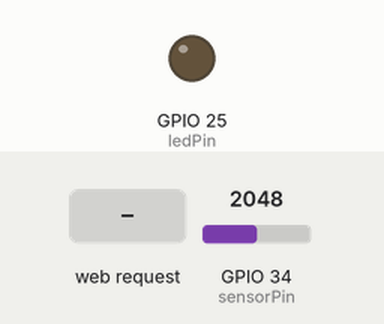
Simulated run of this sketch. Board: ESP32. Parts: output pins drawn as LEDs (lit = HIGH). The inputs (shaded band) are chosen by the test bench; at power-on: GPIO 34 (sensorPin) = 2048. WiFi joins after 1.5 s; servers stay silent unless stated; what the sketch prints to the serial monitor is not drawn.

Above: at 2.7 s.
2.8 s: HTTP request GET /turnOn received
4.3 s: GPIO 34 (sensorPin) set to 106
5.8 s: GPIO 34 (sensorPin) set to 95
At 6.5 s:
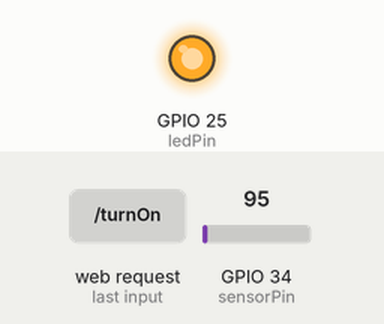
7.3 s: GPIO 34 (sensorPin) set to 491
At 7.7 s:
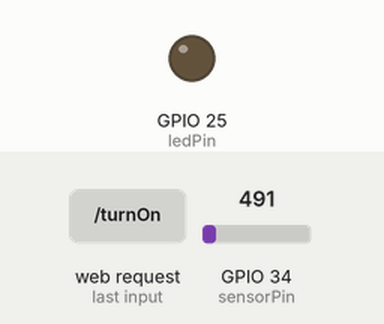
8.8 s: GPIO 34 (sensorPin) set to 60
At 10.0 s:
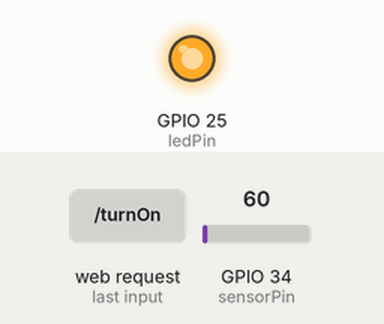
10.3 s: HTTP request GET /turnOff received
Timing chart, 0 to 12.8 s (numbered marks = the images above; inputs shaded):
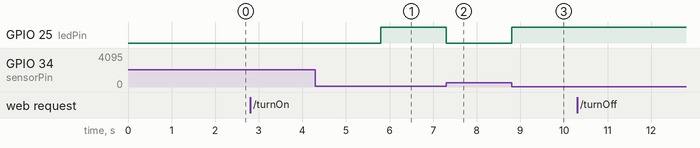

Measured:
- the behaviour switches between 101 and 100 on GPIO 34 (sensorPin) (found by bisection; images 0 and 1)
- after the input at 2.8 s, every drawn part: stays the same
- after the input at 4.3 s, every drawn part: stays the same
- after the input at 5.8 s, GPIO 25 (ledPin): LOW → HIGH at once
- after the input at 7.3 s, GPIO 25 (ledPin): HIGH → LOW at once
- after the input at 8.8 s, GPIO 25 (ledPin): LOW → HIGH at once
- after the input at 10.3 s, every drawn part: stays the same

The sketch:

ESP32.ino
```cpp
#include <WiFi.h>
#include <HTTPClient.h>

const char* ssid = "Airtel_Uname";
const char* password = "Virgin@123";
int ledPin = 25;
int sensorPin = 34;
int ldrValue = 0;
WiFiServer server(80);

String header;

int ledStatus = 0;


unsigned long currentTime = millis();
// Previous time
unsigned long previousTime = 0;
// Define timeout time in milliseconds (example: 2000ms = 2s)
const long timeoutTime = 2000;
void setup() {
  Serial.begin(9600);
  pinMode(ledPin, OUTPUT);

  Serial.print("Connecting to ");
  Serial.println(ssid);
  WiFi.begin(ssid, password);
  while (WiFi.status() != WL_CONNECTED) {
    delay(500);
    Serial.print(".");
  }
  // Print local IP address and start web server
  Serial.println("");
  Serial.println("WiFi connected.");
  Serial.println("IP address: ");
  Serial.println(WiFi.localIP());
  server.begin();
}


void loop(){

  WiFiClient client = server.available();   // Listen for incoming clients
  if (client) {                             // If a new client connects,
    currentTime = millis();
    previousTime = currentTime;
    Serial.println("New Client.");          // print a message out in the serial port
    String currentLine = "";                // make a String to hold incoming data from the client
    while (client.connected() && currentTime - previousTime <= timeoutTime) {  // loop while the client's connected
      currentTime = millis();
      if (client.available()) {             // if there's bytes to read from the client,
        char c = client.read();             // read a byte, then
        Serial.write(c);                    // print it out the serial monitor
        header += c;
        if (c == '\n') {                    // if the byte is a newline character
          // if the current line is blank, you got two newline characters in a row.
          // that's the end of the client HTTP request, so send a response:
          if (currentLine.length() == 0) {
            // HTTP headers always start with a response code (e.g. HTTP/1.1 200 OK)
            // and a content-type so the client knows what's coming, then a blank line:
            client.println("HTTP/1.1 200 OK");
            client.println("Content-type:text/html");
            client.println("Connection: close");
            client.println();
            // turns the GPIOs on and off
            if (header.indexOf("GET /turnOn") >= 0) {
              ledStatus = 1;
            } else if (header.indexOf("GET /turnOff") >= 0) {
              ledStatus = 0;
            } else if (header.indexOf("GET /getSensorData") >= 0) {
              client.println(analogRead(sensorPin));
              client.println(ledStatus);
            }

            break;
          } else {
            currentLine = "";
          }
        } else if (c != '\r') {
          currentLine += c;
        }
      }

    }

    header = "";

    client.stop();
    Serial.println("Client disconnected.");
    Serial.println("");
  }
  if(ledStatus) {
        if(analogRead(sensorPin) > 100) {
          digitalWrite(ledPin, LOW);
        } else {
          digitalWrite(ledPin, HIGH);
        }
      }
}

// HTTP get request
// void sendRequest() {
//   String URL = "http://192.168.1.18:80/";
//    HTTPClient http;

//    http.begin(URL.c_str());

//       // If you need Node-RED/server authentication, insert user and password below
//       //http.setAuthorization("REPLACE_WITH_SERVER_USERNAME", "REPLACE_WITH_SERVER_PASSWORD");

//       // Send HTTP GET request
//       int httpResponseCode = http.GET();

//       if (httpResponseCode>0) {
//         Serial.print("HTTP Response code: ");
//         Serial.println(httpResponseCode);
//         String payload = http.getString();
//         Serial.println(payload);
//       }
//       else {
//         Serial.print("Error code: ");
//         Serial.println(httpResponseCode);
//       }
//       // Free resources
//       http.end();
// }
```
